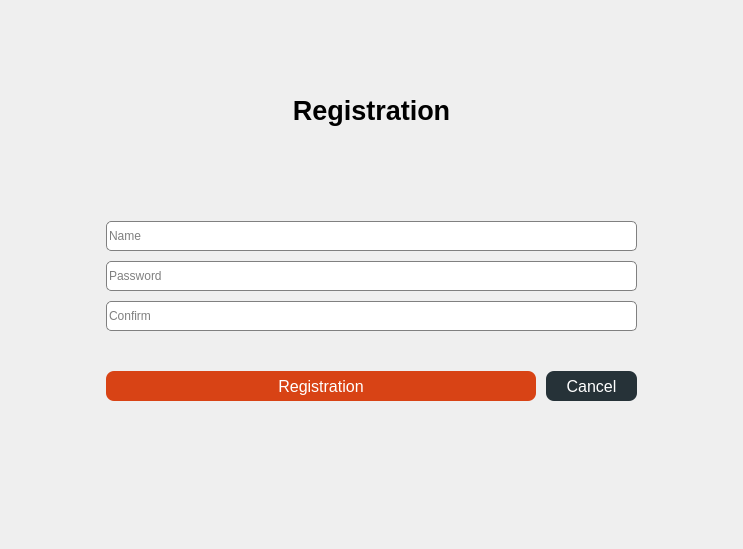
<?xml version="1.0" encoding="UTF-8"?>
<ui version="4.0">
 <class>Registration</class>
 <widget class="QWidget" name="Registration">
  <property name="geometry">
   <rect>
    <x>0</x>
    <y>0</y>
    <width>743</width>
    <height>549</height>
   </rect>
  </property>
  <property name="minimumSize">
   <size>
    <width>743</width>
    <height>549</height>
   </size>
  </property>
  <property name="maximumSize">
   <size>
    <width>743</width>
    <height>549</height>
   </size>
  </property>
  <property name="windowTitle">
   <string>Form</string>
  </property>
  <layout class="QVBoxLayout" name="verticalLayout_2">
   <property name="leftMargin">
    <number>100</number>
   </property>
   <property name="rightMargin">
    <number>100</number>
   </property>
   <item>
    <widget class="QLabel" name="label_welcom">
     <property name="minimumSize">
      <size>
       <width>100</width>
       <height>100</height>
      </size>
     </property>
     <property name="maximumSize">
      <size>
       <width>16777215</width>
       <height>100</height>
      </size>
     </property>
     <property name="font">
      <font>
       <pointsize>20</pointsize>
       <bold>true</bold>
      </font>
     </property>
     <property name="layoutDirection">
      <enum>Qt::LeftToRight</enum>
     </property>
     <property name="text">
      <string>Registration</string>
     </property>
     <property name="alignment">
      <set>Qt::AlignCenter</set>
     </property>
    </widget>
   </item>
   <item>
    <layout class="QVBoxLayout" name="verticalLayout">
     <property name="spacing">
      <number>10</number>
     </property>
     <property name="leftMargin">
      <number>6</number>
     </property>
     <property name="topMargin">
      <number>6</number>
     </property>
     <property name="rightMargin">
      <number>6</number>
     </property>
     <property name="bottomMargin">
      <number>6</number>
     </property>
     <item>
      <layout class="QHBoxLayout" name="horizontalLayout">
       <item>
        <widget class="QLineEdit" name="input_name">
         <property name="minimumSize">
          <size>
           <width>0</width>
           <height>30</height>
          </size>
         </property>
         <property name="styleSheet">
          <string notr="true">  border-radius: 5px;
border:0.5px solid grey;</string>
         </property>
         <property name="placeholderText">
          <string>Name</string>
         </property>
        </widget>
       </item>
      </layout>
     </item>
     <item>
      <layout class="QHBoxLayout" name="horizontalLayout_2">
       <item>
        <widget class="QLineEdit" name="input_pass">
         <property name="minimumSize">
          <size>
           <width>0</width>
           <height>30</height>
          </size>
         </property>
         <property name="styleSheet">
          <string notr="true">  border-radius: 5px;
border:0.5px solid grey;</string>
         </property>
         <property name="echoMode">
          <enum>QLineEdit::Password</enum>
         </property>
         <property name="placeholderText">
          <string>Password</string>
         </property>
        </widget>
       </item>
      </layout>
     </item>
     <item>
      <layout class="QHBoxLayout" name="horizontalLayout_3">
       <item>
        <widget class="QLineEdit" name="input_conf">
         <property name="minimumSize">
          <size>
           <width>0</width>
           <height>30</height>
          </size>
         </property>
         <property name="styleSheet">
          <string notr="true">  border-radius: 5px;
border:0.5px solid grey;</string>
         </property>
         <property name="echoMode">
          <enum>QLineEdit::Password</enum>
         </property>
         <property name="placeholderText">
          <string>Confirm</string>
         </property>
        </widget>
       </item>
      </layout>
     </item>
     <item>
      <widget class="QLabel" name="label_2">
       <property name="minimumSize">
        <size>
         <width>0</width>
         <height>20</height>
        </size>
       </property>
       <property name="maximumSize">
        <size>
         <width>16777215</width>
         <height>20</height>
        </size>
       </property>
       <property name="text">
        <string/>
       </property>
      </widget>
     </item>
     <item>
      <layout class="QHBoxLayout" name="horizontalLayout_4">
       <item>
        <widget class="QPushButton" name="btn_reg">
         <property name="minimumSize">
          <size>
           <width>430</width>
           <height>20</height>
          </size>
         </property>
         <property name="maximumSize">
          <size>
           <width>300</width>
           <height>30</height>
          </size>
         </property>
         <property name="styleSheet">
          <string notr="true">QPushButton{

background-color: #d84315; 
  color: white;
  border: none;
  border-radius: 8px;
  font-size: 16px;
 text-align: center;

}
QPushButton:pressed{
background-color: #424242;


}</string>
         </property>
         <property name="text">
          <string>Registration</string>
         </property>
        </widget>
       </item>
       <item>
        <widget class="QPushButton" name="btn_cancel">
         <property name="minimumSize">
          <size>
           <width>90</width>
           <height>20</height>
          </size>
         </property>
         <property name="maximumSize">
          <size>
           <width>250</width>
           <height>30</height>
          </size>
         </property>
         <property name="styleSheet">
          <string notr="true">QPushButton{

background-color: #263238; 
  color: white;
  border: none;
  border-radius: 8px;
  font-size: 16px;
 text-align: center;

}
QPushButton:pressed{
background-color: #424242;


}</string>
         </property>
         <property name="text">
          <string>Cancel</string>
         </property>
        </widget>
       </item>
      </layout>
     </item>
     <item>
      <widget class="QLabel" name="label">
       <property name="minimumSize">
        <size>
         <width>0</width>
         <height>70</height>
        </size>
       </property>
       <property name="maximumSize">
        <size>
         <width>16777215</width>
         <height>70</height>
        </size>
       </property>
       <property name="text">
        <string/>
       </property>
      </widget>
     </item>
    </layout>
   </item>
  </layout>
 </widget>
 <resources/>
 <connections/>
</ui>
